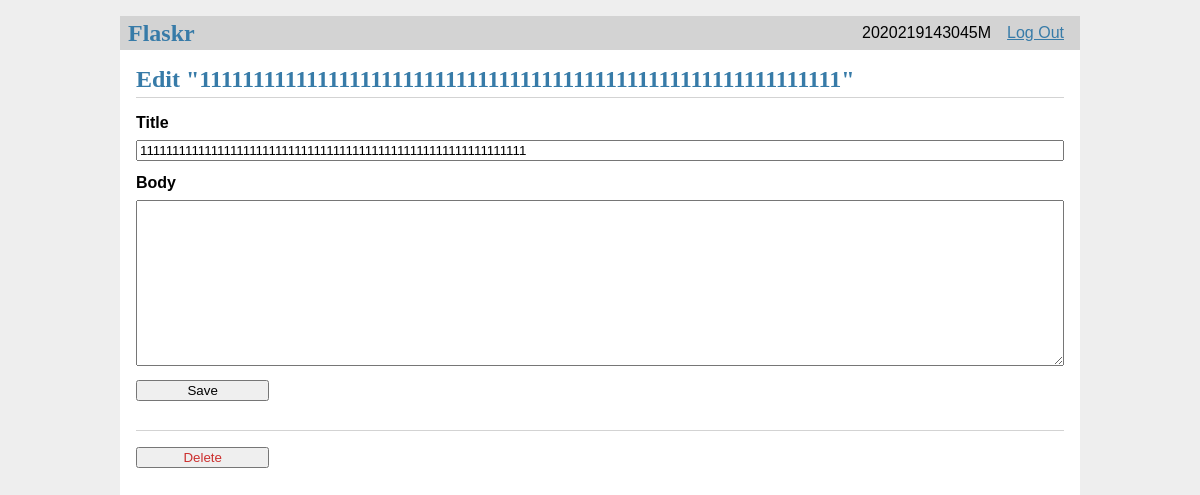
/6/update (signed in), run on the app's committed database.
### tables this page shows
CREATE TABLE user(
    id INTEGER PRIMARY KEY AUTOINCREMENT,
    username TEXT UNIQUE NOT NULL,
    password TEXT NOT NULL
);

CREATE TABLE post(
    id INTEGER PRIMARY KEY AUTOINCREMENT,
    author_id INTEGER NOT NULL,
    created TIMESTAMP NOT NULL DEFAULT CURRENT_TIMESTAMP,
    title TEXT NOT NULL,
    body TEXT NOT NULL,
    FOREIGN KEY (author_id) REFERENCES user(id)
);

### flaskr/blog.py (the view, shortened to what this page needs)
@bp.route("/<int:id>/update", methods=("GET", "POST"))
@login_required
def update(id):
    post = get_post(id)
    return render_template("blog/update.html", post=post)

### flaskr/auth.py (called while the page is built)
@bp.before_app_request
def load_logged_in_user():
    user_id = session.get("user_id")
    if user_id is None:
        g.user = None
    else:
        db = get_db()
        g.user = db.execute(
            "SELECT id,username,password FROM user WHERE id = ?",(user_id,)
        ).fetchone()

def login_required(view):
    @wraps(view)
    def wrapped_view(**kwargs):
        if g.user is None:
            return redirect(url_for("auth.login"))
        return view(**kwargs)
    return wrapped_view

### flaskr/blog.py (called while the page is built)
def get_post(id, check_author=True):
    db = get_db()
    post = db.execute(
        'SELECT p.id, title, body, created, author_id, username'
        ' FROM post p JOIN user u ON p.author_id = u.id'
        ' WHERE p.id = ?',
        (id,)
    ).fetchone()
    if post is None:
        abort(404, f"Post id {id} doesn't exist")
    if check_author and post["author_id"] != g.user["id"]:
        abort(403)
    return post

### flaskr/db.py (called while the page is built)
def get_db():
    if "db" not in g:
        g.db = sqlite3.connect(
            current_app.config["DATABASE"],
            detect_types=sqlite3.PARSE_DECLTYPES
        )
        g.db.row_factory = sqlite3.Row
    return g.db

### flaskr/templates/blog/update.html
{% extends 'base.html' %}
{% block header %}
    <h1>{% block title %}Edit "{{ post['title'] }}"{% endblock %}</h1>
{% endblock %}
{% block content %}
    <form method="post">
        <label for="title">Title</label>
        <input name="title" id="title"
               value="{{ request.form['title'] or post['title'] }}" required>
        <label for="body">Body</label>
        <textarea name="body" id="body">{{ request.form['body'] or post['body'] }}</textarea>
        <input type="submit" value="Save">
    </form>
    <hr>
    <form action="{{ url_for('blog.delete', id=post['id']) }}" method="post">
        <input class="danger" type="submit" value="Delete" onclick="return confirm('Are you sure?');">
    </form>
{% endblock %}

### flaskr/templates/base.html (shortened to what this page needs)
<!doctype html>
<link rel="stylesheet" href="{{ url_for('static', filename='css/style.css') }}">
<nav>
    <h1>Flaskr</h1>
    <ul>
        {% if g.user %}
            <li><span>{{ g.user['username'] }}</span>
            <li><a href="{{ url_for('auth.logout') }}">Log Out</a>
        {% else %}
            <li><a href="{{ url_for('auth.register') }}">Register</a>
            <li><a href="{{ url_for('auth.login') }}">Log In</a>
        {% endif %}
    </ul>
</nav>
<section class="content">
    <header>
        {% block header %}{% endblock %}
    </header>
    {% block content %}{% endblock %}
</section>

### flaskr/static/css/style.css (style rules this page uses)
h1 { font-family: serif; color: #377ba8; margin: 1rem 0; }
a { color: #377ba8; }
hr { border: none; border-top: 1px solid lightgray; }
nav { background: lightgray; display: flex; align-items: center; padding: 0 0.5rem; }
nav h1 { flex: auto; margin: 0; }
nav ul { display: flex; list-style: none; margin: 0; padding: 0; }
nav ul li a, nav ul li span, header .action { display: block; padding: 0.5rem; }
.content { padding: 0 1rem 1rem; }
.content > header { border-bottom: 1px solid lightgray; display: flex; align-items: flex-end; }
.content > header h1 { flex: auto; margin: 1rem 0 0.25rem 0; }
.content:last-child { margin-bottom: 0; }
.content form { margin: 1em 0; display: flex; flex-direction: column; }
.content label { font-weight: bold; margin-bottom: 0.5em; }
.content input, .content textarea { margin-bottom: 1em; }
.content textarea { min-height: 12em; resize: vertical; }
input.danger { color: #cc2f2e; }
input[type=submit] { align-self: start; min-width: 10em; }

### data on the page
user: user.username "2020219143045M"
post: title "111111111111111111111111111111111111111111111111111111111111"
